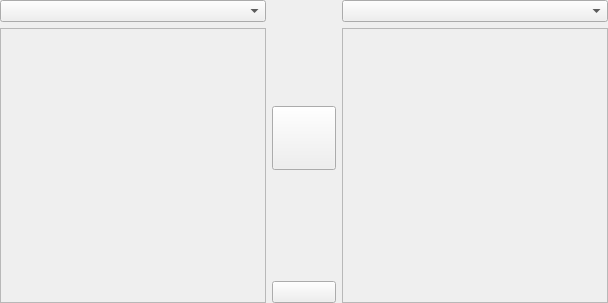
<?xml version="1.0" encoding="UTF-8"?>
<ui version="4.0">
 <class>Preview</class>
 <widget class="QWidget" name="Preview">
  <property name="geometry">
   <rect>
    <x>0</x>
    <y>0</y>
    <width>608</width>
    <height>303</height>
   </rect>
  </property>
  <property name="minimumSize">
   <size>
    <width>300</width>
    <height>300</height>
   </size>
  </property>
  <property name="windowTitle">
   <string>Form</string>
  </property>
  <layout class="QHBoxLayout" name="horizontalLayout_2">
   <property name="margin">
    <number>0</number>
   </property>
   <item>
    <layout class="QHBoxLayout" name="horizontalLayout">
     <item>
      <layout class="QVBoxLayout" name="verticalLayout_3">
       <item>
        <widget class="QComboBox" name="comboBox"/>
       </item>
       <item>
        <widget class="QScrollArea" name="scrollArea">
         <property name="widgetResizable">
          <bool>true</bool>
         </property>
         <widget class="QWidget" name="scrollAreaWidgetContents">
          <property name="geometry">
           <rect>
            <x>0</x>
            <y>0</y>
            <width>250</width>
            <height>268</height>
           </rect>
          </property>
         </widget>
        </widget>
       </item>
      </layout>
     </item>
    </layout>
   </item>
   <item>
    <layout class="QVBoxLayout" name="verticalLayout">
     <item>
      <spacer name="verticalSpacer">
       <property name="orientation">
        <enum>Qt::Vertical</enum>
       </property>
       <property name="sizeHint" stdset="0">
        <size>
         <width>20</width>
         <height>40</height>
        </size>
       </property>
      </spacer>
     </item>
     <item>
      <widget class="QPushButton" name="pushButton">
       <property name="minimumSize">
        <size>
         <width>64</width>
         <height>64</height>
        </size>
       </property>
       <property name="toolTip">
        <string>Start to time synchronous!</string>
       </property>
       <property name="text">
        <string/>
       </property>
       <property name="icon">
        <iconset resource="twobody.qrc">
         <normaloff>:/images/sync.png</normaloff>:/images/sync.png</iconset>
       </property>
       <property name="iconSize">
        <size>
         <width>64</width>
         <height>64</height>
        </size>
       </property>
      </widget>
     </item>
     <item>
      <spacer name="verticalSpacer_2">
       <property name="orientation">
        <enum>Qt::Vertical</enum>
       </property>
       <property name="sizeHint" stdset="0">
        <size>
         <width>20</width>
         <height>40</height>
        </size>
       </property>
      </spacer>
     </item>
     <item>
      <widget class="QPushButton" name="pushButton_2">
       <property name="toolTip">
        <string>Add picture files or folders</string>
       </property>
       <property name="text">
        <string/>
       </property>
       <property name="icon">
        <iconset resource="twobody.qrc">
         <normaloff>:/images/add.png</normaloff>:/images/add.png</iconset>
       </property>
       <property name="iconSize">
        <size>
         <width>64</width>
         <height>64</height>
        </size>
       </property>
      </widget>
     </item>
    </layout>
   </item>
   <item>
    <layout class="QVBoxLayout" name="verticalLayout_4">
     <item>
      <widget class="QComboBox" name="comboBox_2"/>
     </item>
     <item>
      <widget class="QScrollArea" name="scrollArea_2">
       <property name="widgetResizable">
        <bool>true</bool>
       </property>
       <widget class="QWidget" name="scrollAreaWidgetContents_2">
        <property name="geometry">
         <rect>
          <x>0</x>
          <y>0</y>
          <width>252</width>
          <height>270</height>
         </rect>
        </property>
       </widget>
      </widget>
     </item>
    </layout>
   </item>
  </layout>
 </widget>
 <resources>
  <include location="twobody.qrc"/>
 </resources>
 <connections/>
</ui>
